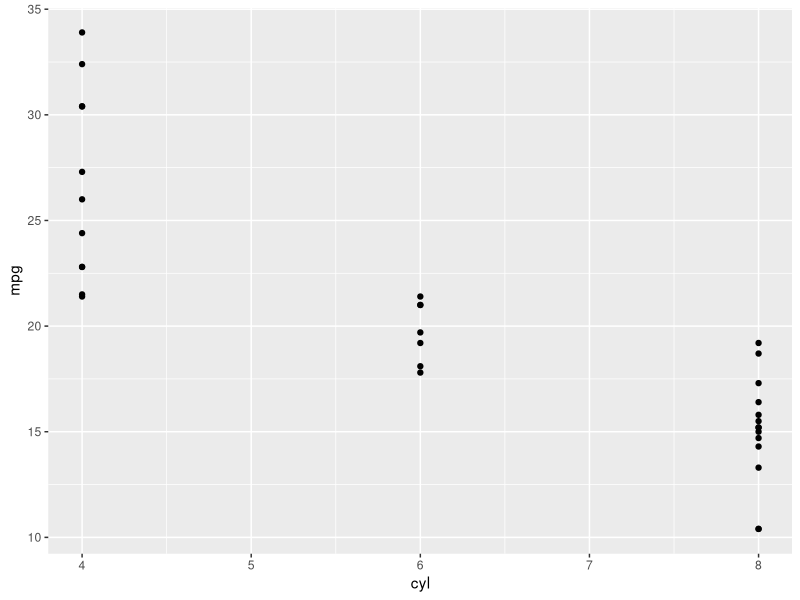
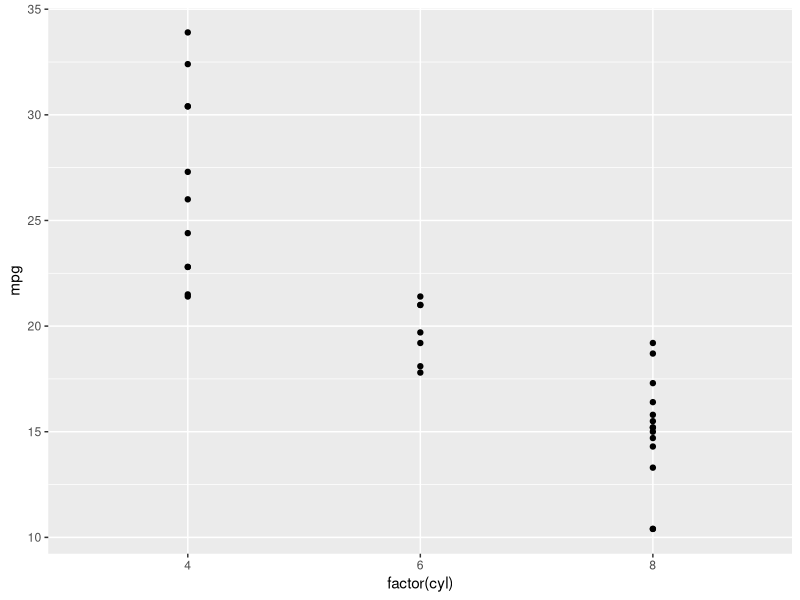
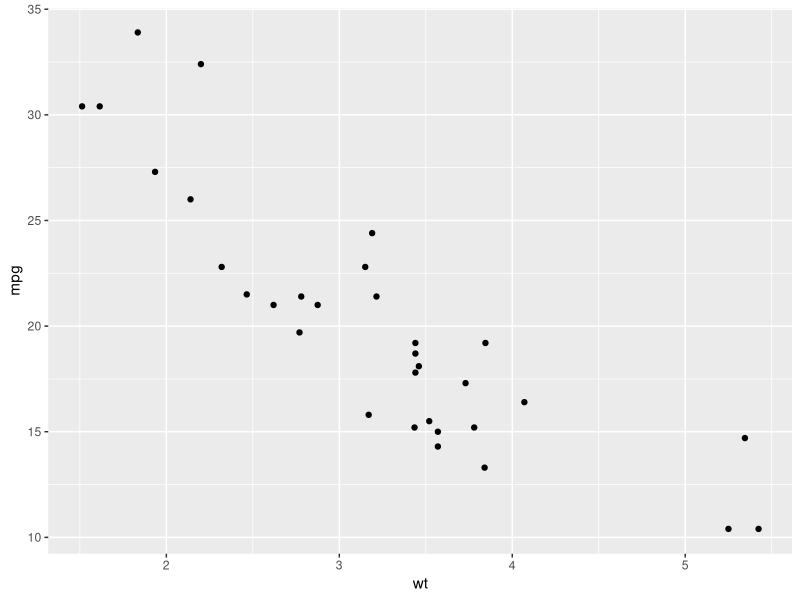
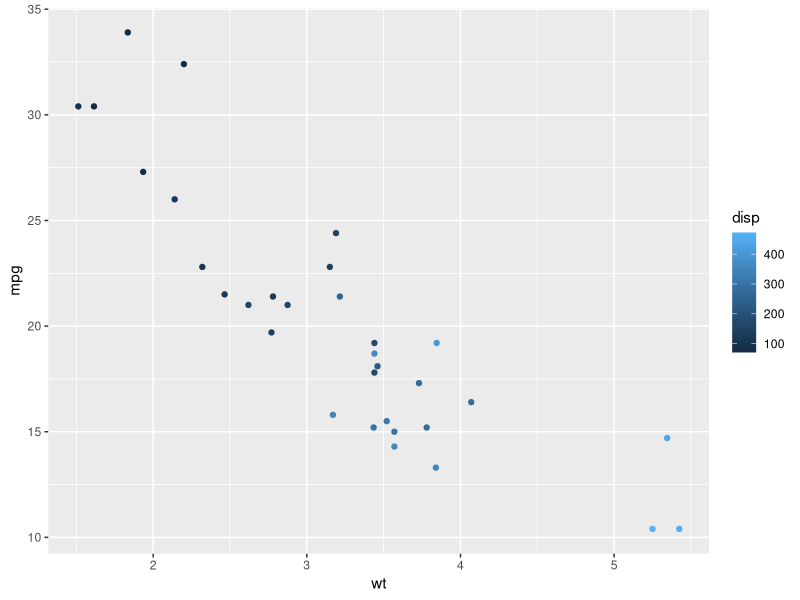
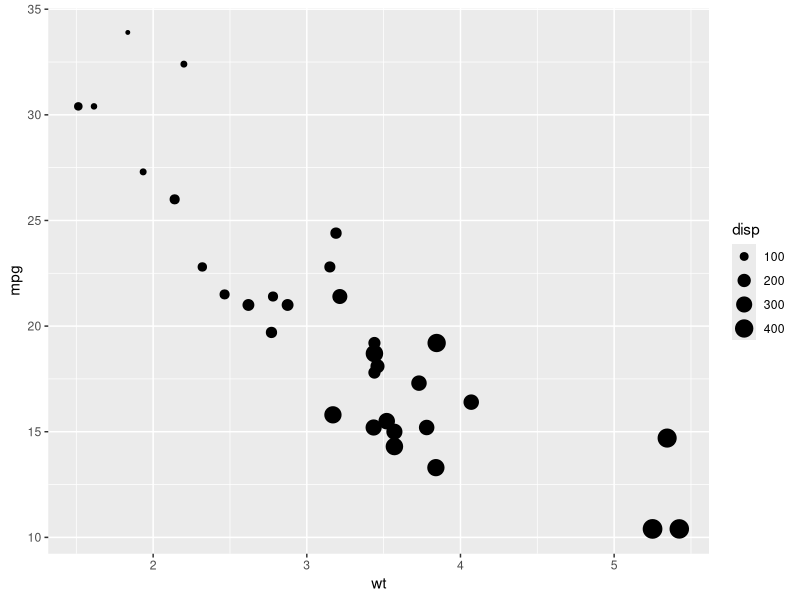
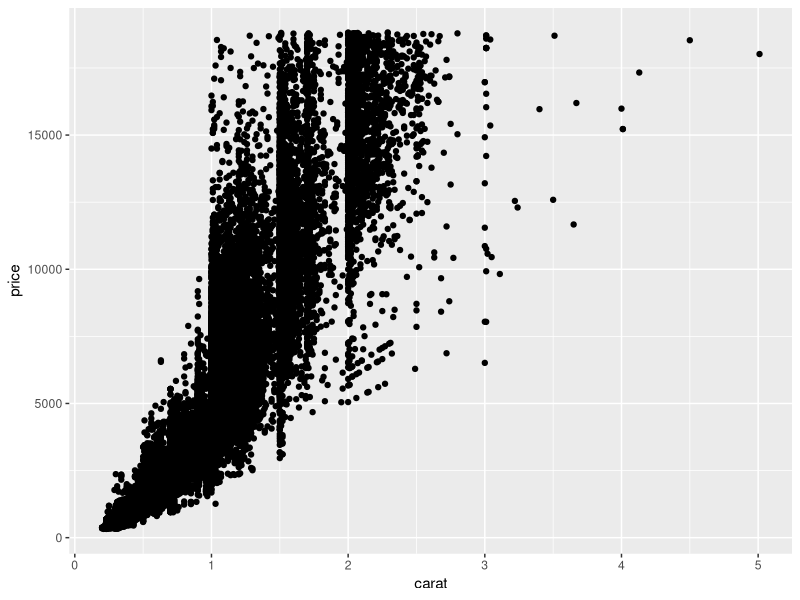
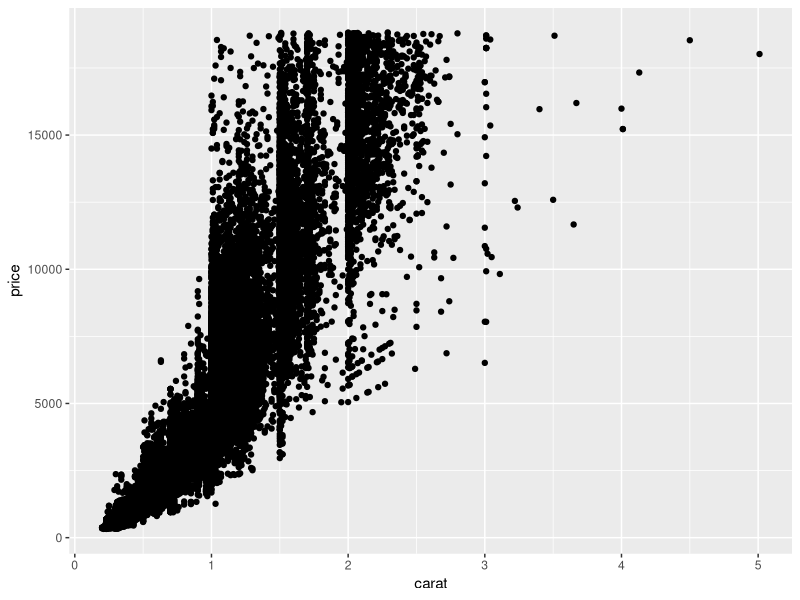
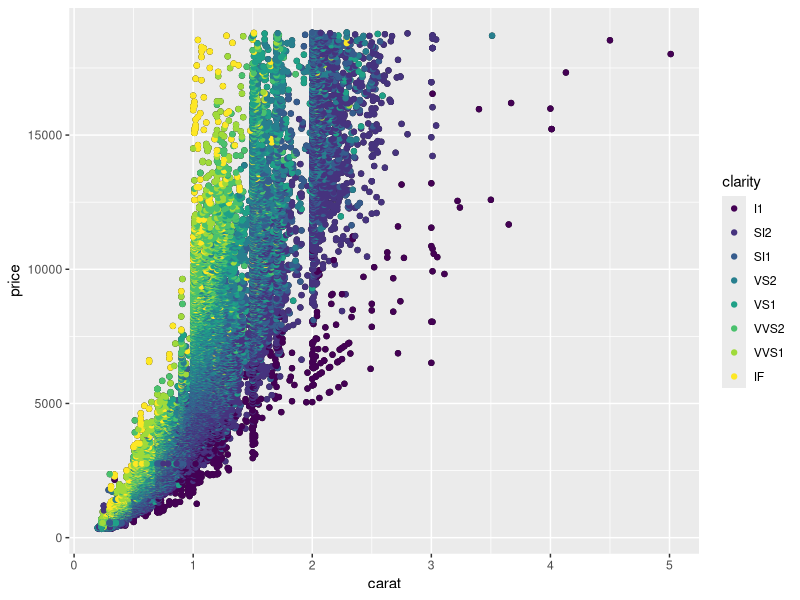

Write R code to recreate these figures, in order.

#-----------------------------------------------------------------------------
#- DataCamp: ggplot2 (p1)
#-----------------------------------------------------------------------------

#-----------------------------------------------------------------------------
#- load libraries
#-----------------------------------------------------------------------------

library(ggplot2)

rm(list = ls())
cat("\014")


#-----------------------------------------------------------------------------
#- geom_point()
#-----------------------------------------------------------------------------

ggplot(mtcars, aes(x = cyl, y = mpg)) + geom_point()

ggplot(mtcars, aes(x = factor(cyl), y = mpg)) + geom_point()

ggplot(mtcars, aes(x = wt, y = mpg)) + geom_point()

ggplot(mtcars, aes(x = wt, y = mpg, col = disp)) + geom_point()

ggplot(mtcars, aes(x = wt, y = mpg, size = disp)) + geom_point()


ggplot(diamonds, aes(x = carat, y = price)) + geom_point()

ggplot(diamonds, aes(x = carat, y = price)) + geom_point()

ggplot(diamonds, aes(x = carat, y = price)) + geom_point() + geom_point(aes(col = clarity))

ggplot(diamonds, aes(x = carat, y = price, col = clarity)) + geom_smooth()

ggplot(diamonds, aes(x = carat, y = price, col = clarity)) + geom_point(alpha = 0.4)


ggplot(diamonds, aes(x = carat, y = price)) + geom_point() + geom_point(aes(col = clarity))


ggplot(diamonds, aes(x = carat, y = price)) + 
  geom_point(alpha = 0.2) + 
  geom_smooth(se = FALSE) + 
  geom_smooth(aes(col = clarity), se = FALSE)


ggplot(iris, aes(x = Sepal.Length, y = Sepal.Width)) + 
  geom_jitter(alpha = 0.6) +
  facet_grid(. ~ Species) +
  stat_smooth(method = "lm", se = F, col = "red") +
  scale_y_continuous("Sepal Width (cm)", limits = c(2,5), expand = c(0,0)) +
  scale_x_continuous("Sepal Length (cm)", limits = c(4,8), expand = c(0,0)) +
  coord_equal()


ggplot(mtcars, aes(x = wt, y = mpg, col = cyl)) +
  geom_point() +
  geom_smooth(method = "lm", se = FALSE) +
  geom_smooth(aes(group = 1), method = "lm", se = FALSE, linetype = 2)


ggplot(mtcars, aes(x = wt, y = mpg, col = cyl)) +
  geom_point(shape = 1, size = 4)

ggplot(mtcars, aes(x = wt, y = mpg, fill = cyl)) +
  geom_point(shape = 16, size = 6, alpha = 0.6)

ggplot(mtcars, aes(x = wt, y = mpg, fill = cyl)) +
  geom_point(size = 10, shape = 23)

ggplot(mtcars, aes(x = wt, y = mpg, col = cyl)) +
  geom_point(size = 4, shape = 1)


#-----------------------------------------------------------------------------
#- geom_bar()
#-----------------------------------------------------------------------------

# fill absolute
ggplot(mtcars, aes(x = factor(cyl), fill = factor(am))) + geom_bar()

# fill proportional
ggplot(mtcars, aes(x = factor(cyl), fill = factor(am))) + geom_bar(position = "fill")  

# dodge
ggplot(mtcars, aes(x = factor(cyl), fill = factor(am))) +
  geom_bar(position = "dodge") +
  scale_x_discrete("Cylinders") + 
  scale_y_continuous("Number") +
  scale_fill_manual("Transmission", 
                    values = c("#E41A1C", "#377EB8"),
                    labels = c("Manual", "Automatic")) 


# jittering - mitigate overplotting
ggplot(diamonds, aes(x = clarity, y = carat, col = price)) +
  geom_point(size = 1, position = "jitter", alpha = 0.5, shape = 1)


# univariate histogram
ggplot(mtcars, aes(mpg)) + geom_histogram(binwidth = 1)

# univariate histogram, density
ggplot(mtcars, aes(mpg)) + geom_histogram(aes(y=..density..), binwidth = 1)


ggplot(mtcars, aes(as.factor(cyl), fill = as.factor(am))) +
  geom_bar(position = "stack")

ggplot(mtcars, aes(as.factor(cyl), fill = as.factor(am))) +
  geom_bar(position = "fill") 

ggplot(mtcars, aes(as.factor(cyl), fill = as.factor(am))) +
  geom_bar(position = "dodge")

ggplot(mtcars, aes(as.factor(cyl), fill = as.factor(am))) + 
  geom_bar(position = position_dodge(0.4), alpha = 0.6)

ggplot(mtcars, aes(mpg, col = cyl)) + geom_freqpoly(binwidth = 1)


ggplot(mtcars, aes(mpg, fill = as.factor(cyl))) +
  geom_histogram(binwidth = 1, position = "dodge")

ggplot(mtcars, aes(mpg, fill = as.factor(cyl))) +
  geom_histogram(binwidth = 1, position = "identity", alpha = 0.4)


#-----------------------------------------------------------------------------
#- geom_line()
#-----------------------------------------------------------------------------

ggplot(mtcars, aes(x = mpg, y = disp)) +
  geom_line()

# plot rectangles
ggplot(mtcars, aes(x = mpg, y = disp)) +
  geom_line() +
  geom_rect(aes(xmin = 15, xmax = 20, ymin = -Inf, ymax = +Inf), 
            inherit.aes = FALSE, fill = "red", alpha = 0.01)

# plot smooth trends on top off
ggplot(mtcars, aes(x = mpg, y = disp, col = cyl)) +
  geom_line(alpha = 0.3) +
  geom_smooth(lwd = 2, se = FALSE)


#-----------------------------------------------------------------------------
#- geom_dotplot()
#-----------------------------------------------------------------------------

ggplot(mtcars, aes(cyl, wt, fill = factor(am))) +
  geom_dotplot(stackdir = "center", binaxis = "y")

